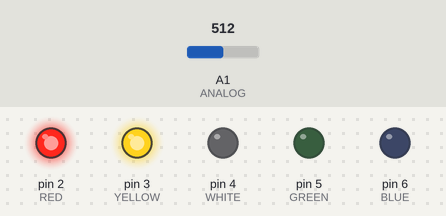
Simulated run of this sketch. Board: Arduino Uno, built with avr-gcc and run on an emulated ATmega328P. On the bench: output pins drawn as LEDs (lit = HIGH). The inputs (shaded band) are chosen by the test bench; at power-on: A1 (ANALOG) = 512.

Above: at 1.2 s.
1.3 s: A1 (ANALOG) set to 610
At 2.5 s:
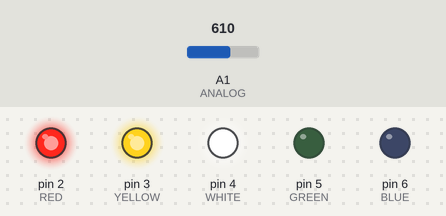
2.8 s: A1 (ANALOG) set to 810
At 3.9 s:
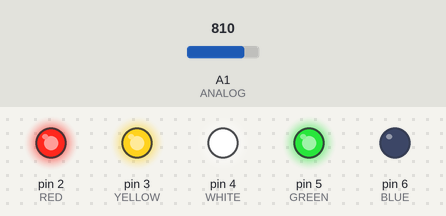
4.3 s: A1 (ANALOG) set to 1010
At 5.0 s:
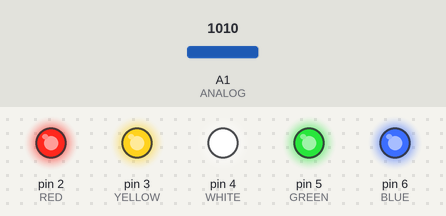
5.8 s: A1 (ANALOG) set to 390
At 6.2 s:
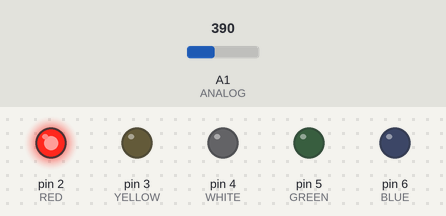
7.3 s: A1 (ANALOG) set to 190
At 8.5 s:
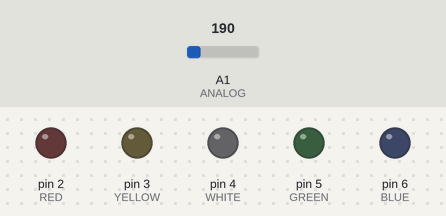
8.8 s: A1 (ANALOG) set to 210
At 9.7 s:
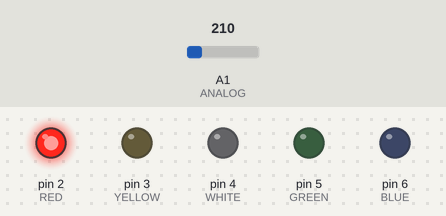
Timing chart, 0 to 11.3 s (numbered marks = the images above; inputs shaded):
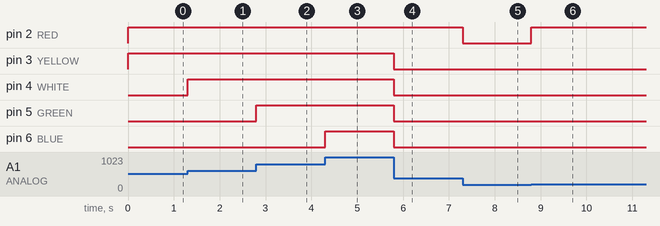

The sketch:

LIGHTLEVEL.ino
```cpp
int RED=2;
int YELLOW=3;
int WHITE=4;
int GREEN=5;
int BLUE=6;

int ANALOG=1;

void turn_off()
{
  digitalWrite(RED,LOW);
  digitalWrite(YELLOW,LOW);
  digitalWrite(WHITE,LOW);
  digitalWrite(GREEN,LOW);
  digitalWrite(BLUE,LOW);

}


void setup() {
  // put your setup code here, to run once:
 pinMode(RED,OUTPUT);
 pinMode(YELLOW,OUTPUT);
 pinMode(WHITE,OUTPUT);
 pinMode(GREEN,OUTPUT);
 pinMode(BLUE,OUTPUT);
}

void loop() {
  // put your main code here, to run repeatedly:
  int val;
  val= analogRead(ANALOG);
  if(val>=200) digitalWrite(RED,HIGH);
  if(val>=400) digitalWrite(YELLOW,HIGH);
  if(val>=600) digitalWrite(WHITE,HIGH);
  if(val>=800) digitalWrite(GREEN,HIGH);
  if(val>=1000) digitalWrite(BLUE,HIGH);
  if(val<=200) digitalWrite(RED,LOW);
  if(val<=400) digitalWrite(YELLOW,LOW);
  if(val<=600) digitalWrite(WHITE,LOW);
  if(val<=800) digitalWrite(GREEN,LOW);
  if(val<=1000) digitalWrite(BLUE,LOW);

}
```

Measured:
- after the input at 1.3 s, pin 4 (WHITE): LOW → HIGH at once
- after the input at 2.8 s, pin 5 (GREEN): LOW → HIGH at once
- after the input at 4.3 s, pin 6 (BLUE): LOW → HIGH at once
- after the input at 5.8 s, pin 3 (YELLOW), pin 4 (WHITE), pin 5 (GREEN), pin 6 (BLUE): HIGH → LOW at once
- after the input at 7.3 s, pin 2 (RED): HIGH → LOW at once
- after the input at 8.8 s, pin 2 (RED): LOW → HIGH at once
